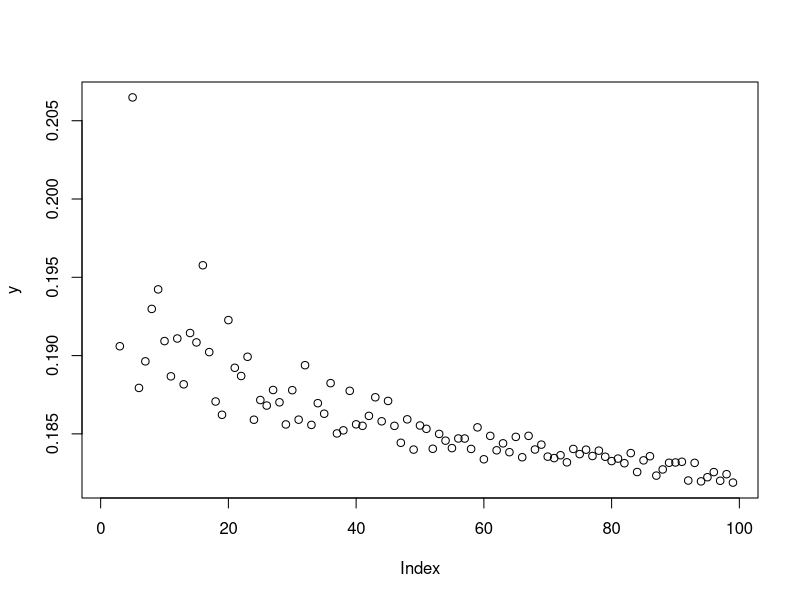
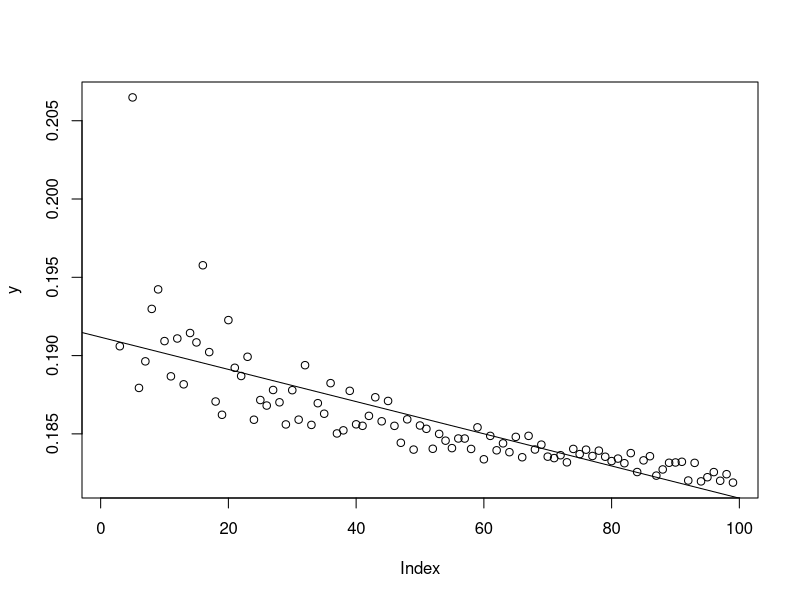

The R script that drew these images, in order:
## ---- chunk 1
tt = jitter(2:100, factor=90.3)
y = 0.2 * tt^(-0.02)
plot(y)
## ---- chunk 2
l_fit = lm(y ~ tt)
summary(l_fit)
## ---- chunk 3
plot(y)
abline(l_fit)
